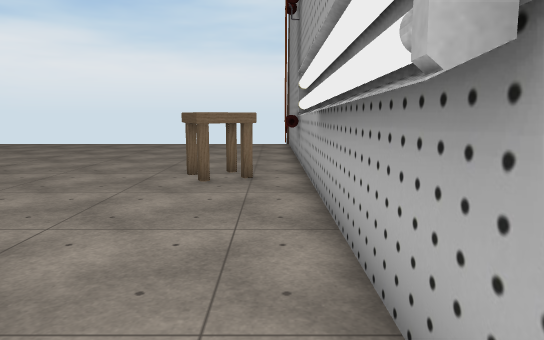
View 1 (above)

18 first-person views from a walk through a scene from a Unity 3-D project. The camera is 1.5 m above the floor, tilts 8° down and sees 70° across. The floor is counted in squares, 1 m on a side. Each view is taken from the middle of a square. On the plan, view 1 faces up. The plan holds only what a view shows up to about 17 squares ahead; the rest is blank. Some surface patterns are stand-ins.

View 2
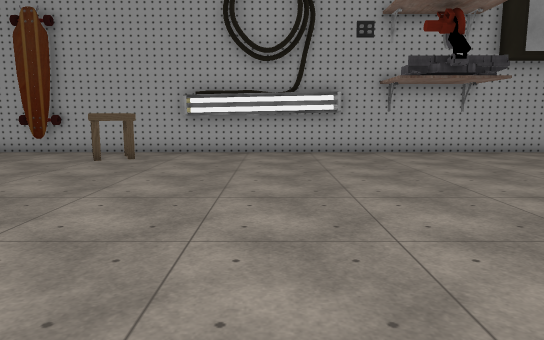

View 3
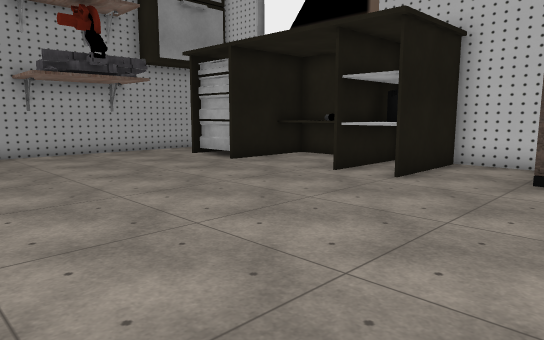

View 4
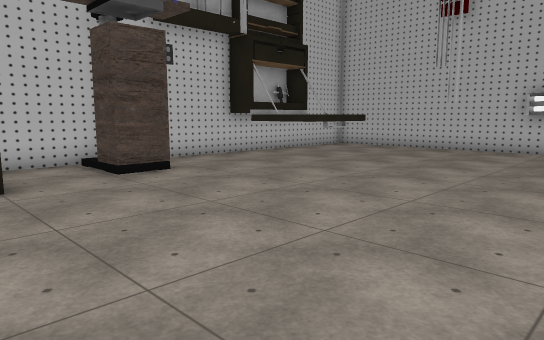

View 5
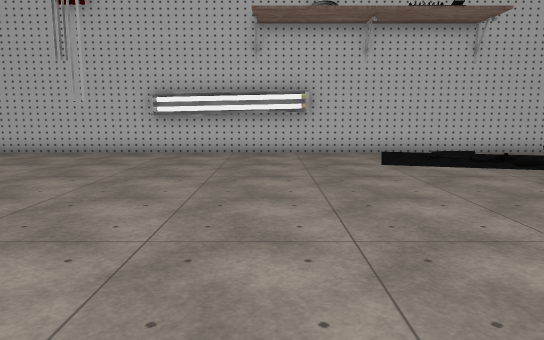

View 6
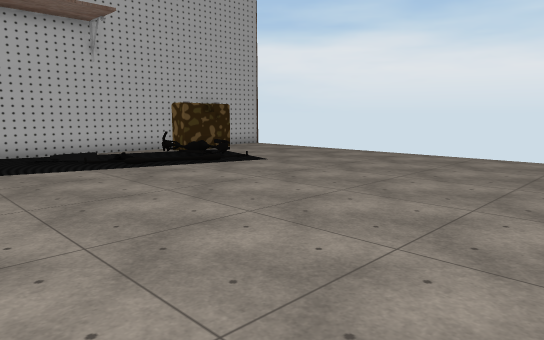

View 7
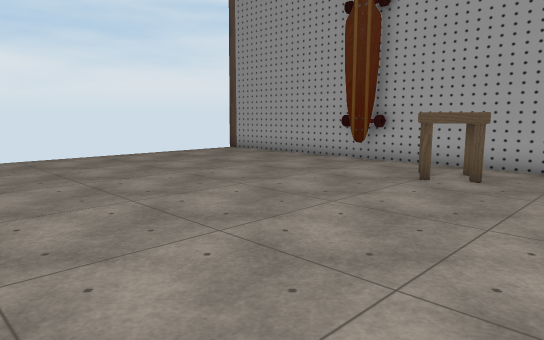

View 8
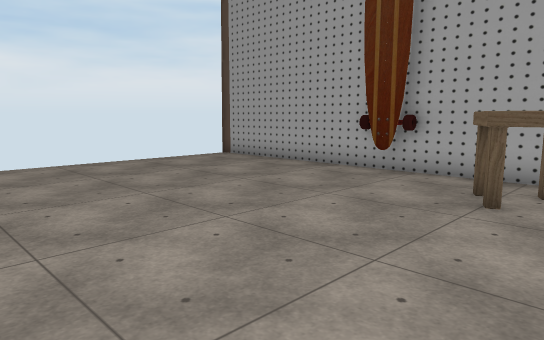

View 9
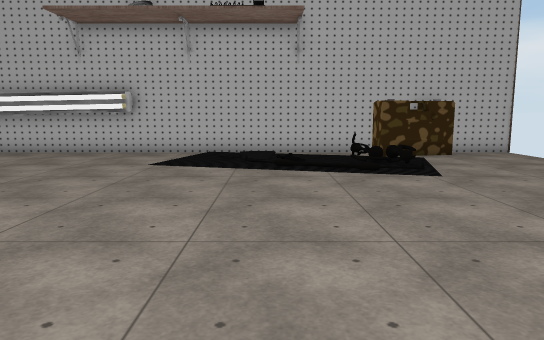

View 10
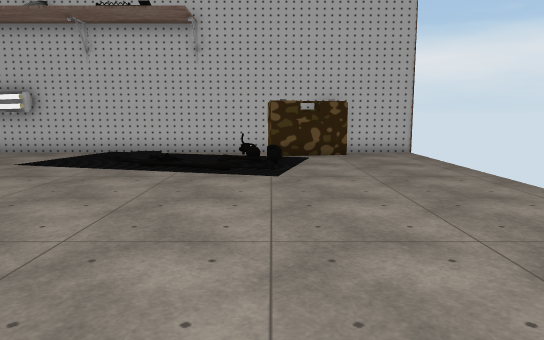

View 11
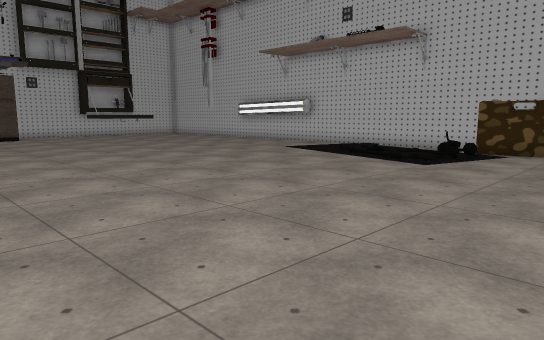

View 12
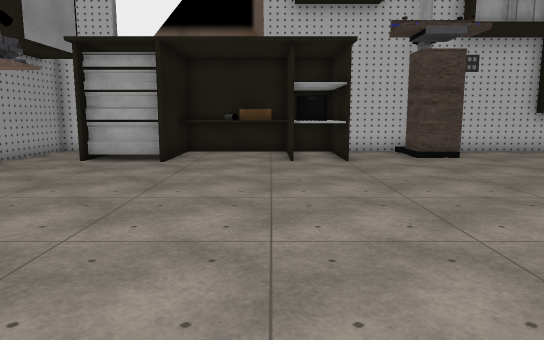

View 13
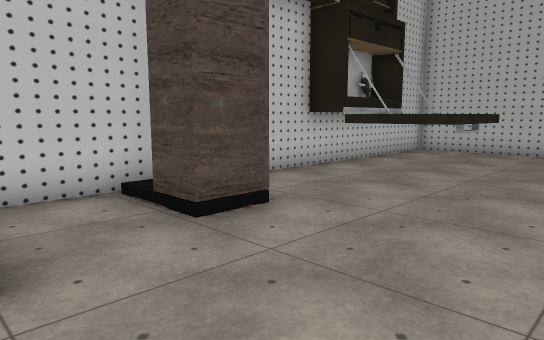

View 14
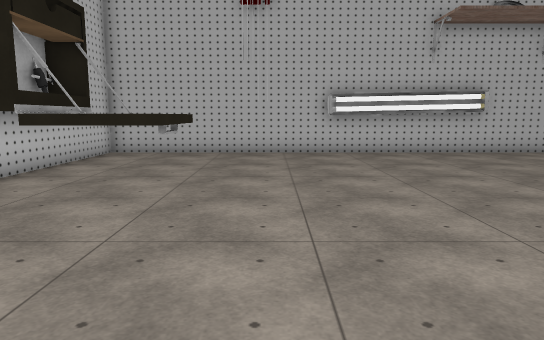

View 15
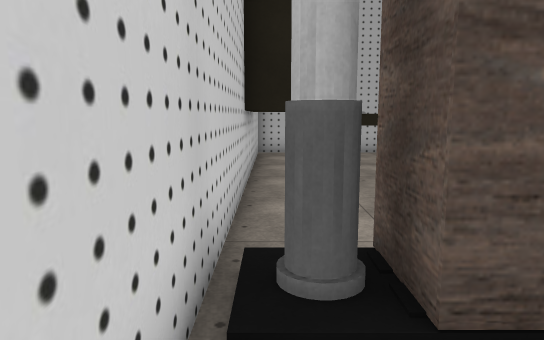

View 16
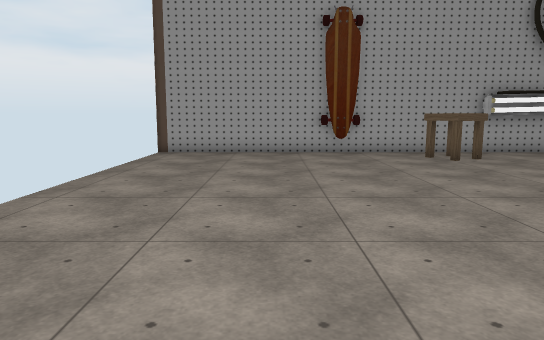

View 17
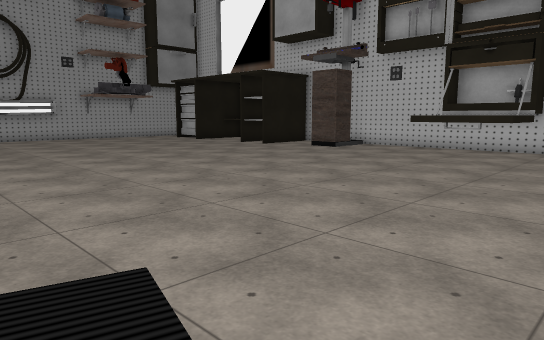

View 18
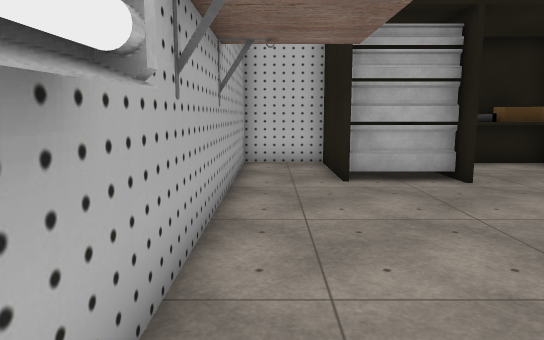

### Floor plan
Key: @ floor where view 1 was taken; # wall or solid block; x gap in a wall; . floor; / step, stairs or slope; = window, fence, low wall or low ledge; ^ raised ledge; O other object.
Columns run from 27 left of view 1 to 1 right of it. Each row starts with its distance up from view 1.
 21 #                           #
 20 #............... ...........#
 19 #...........................#
 18 ##..........................#
 17  #..........................#
 16  ##.........................#
 15 ###//.......................#
 14 #.=//.......................#
 13 #...........................#
 12 #..../......................#
 11 #...//......................#
 10 #././....................OO.#
  9 #........................OOO#
  8 #...........................#
  7 #...........................#
  6 #...........................#
  5 # ..........................#
  4 # ..........................#
  3  #..........................#
  2  #..........................#
  1 ##..........................#
  0 ##.........................@#
 -1 #...........................#
 -2 #...........................#
 -3 #...........................#
 -4 #...........................#
 -5 #...........................#
 -6 #....^^^.........^^....###..#
 -7 #....^ ^....###..##....###..#
 -8 #....^^^....###..##^^^^# #..#
 -9 #....# ^#....x...#^^#^^# #..#
-10 ##################       ####

Where each view was taken, in squares from view 1:
view 1: 0 up, 0 right, facing up
view 2: 4 up, 15 left, facing right
view 3: 3 up, 15 left, facing down-right
view 4: 3 up, 9 left, facing down-left
view 5: 4 up, 11 left, facing left
view 6: 6 up, 11 left, facing up-left
view 7: 6 up, 11 left, facing up-right
view 8: 8 up, 9 left, facing up-right
view 9: 11 up, 11 left, facing left
view 10: 15 up, 11 left, facing left
view 11: 20 up, 9 left, facing down-left
view 12: 7 up, 8 left, facing down
view 13: 2 down, 10 left, facing down-left
view 14: 3 down, 11 left, facing left
view 15: 9 down, 11 left, facing left
view 16: 16 up, 15 left, facing right
view 17: 9 up, 26 left, facing down-right
view 18: 3 up, 0 right, facing down
